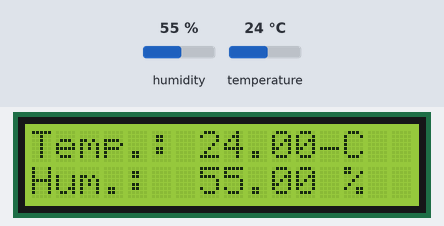
A sketch run on a simulated Arduino Uno, built with avr-gcc and run on an emulated ATmega328P. Shown: 16×2 character LCD. The test bench sets the inputs (shaded band); at power-on: humidity 55 %, temperature 24 °C. What the sketch prints to the serial monitor is not drawn.

Above: at 1.2 s.
1.3 s: humidity set to 22 %
At 2.6 s:
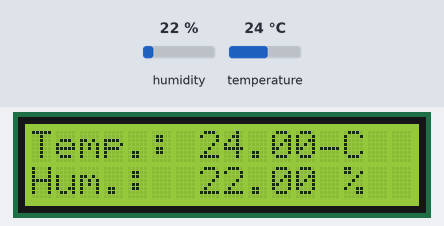
4.0 s: temperature set to 12 °C
At 4.7 s:
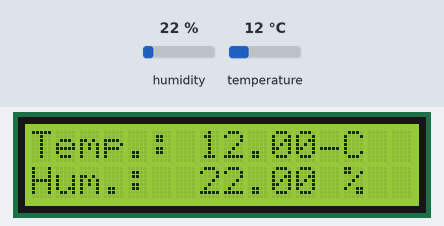
6.7 s: humidity set to 40 %
At 9.0 s:
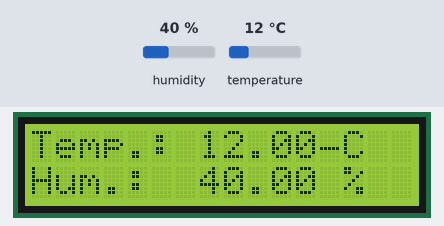
9.6 s: temperature set to 19 °C
At 11.1 s:
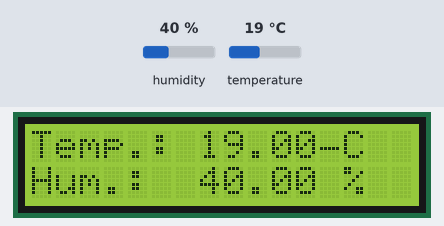
Timing chart, 0 to 12.6 s (numbered marks = the images above; inputs shaded):
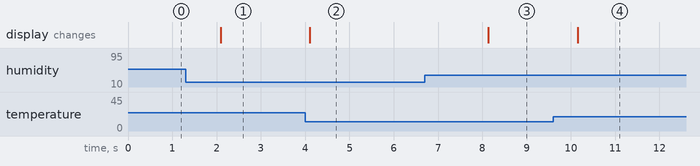

The sketch:

DHT22_3.ino
```cpp
/* Exercice pour lire la température
   ainsi que le taux d'humidité relative
   pour ensuite afficher ces valeurs
   sur l'écran LCD */

// New comment

//Libraries
//#include <
#include <DHT.h>            // Ajout de la librairie pour le capteur Temperature et Humidité DHT22
#include <LiquidCrystal.h>  // Ajout de la librairie pour l'ecran LCD

//Constants
#define DHTPIN 10    // Definition de la pin qui recoit les données du capteur DHT22
#define DHTTYPE DHT22   // Definition du type de capteur DHT  (AM2302)
DHT dht(DHTPIN, DHTTYPE); //// Initialise le capteur DHT pour l'utilisation au clock rate normal de 16mhz Arduino

const int rs = 12, en = 14, d4 = 5, d5 = 4, d6 = 0, d7 = 2;
LiquidCrystal lcd(rs, en, d4, d5, d6, d7);


//Variables
int chk;
float hum;  //Stores humidity value
float temp; //Stores temperature value

void setup()
{
    Serial.begin(9600);
	dht.begin();

  lcd.begin(16, 2);            // set up the LCD's number of columns and rows:

  //lcd.print("hello, world!");  // Print a message to the LCD.
}

void loop()
{
    //Read data and store it to variables hum and temp
    hum = dht.readHumidity();
    temp= dht.readTemperature();
    //Print temp and humidity values to serial monitor
    Serial.print("Humidity: ");
    Serial.print(hum);
    Serial.print(" %, Temp: ");
    Serial.print(temp);
    Serial.println(" Celsius");


  lcd.setCursor(0, 0);   // set the cursor to column 0, line 0
  lcd.print("Temp.: ");
  lcd.print(temp);
  lcd.print((char)176);
  lcd.print("C");


  lcd.setCursor(0, 1);  // set the cursor to column 0, line 1
  lcd.print("Hum.:  ");
  lcd.print(hum);
  lcd.print(" %");

    delay(1000); //Delay 2 sec.
}

   
```

Measured:
- after the input at 1.3 s, the display: changes after 0.79 s (image 1)
- after the input at 4.0 s, the display: changes after 0.11 s (image 2)
- after the input at 6.7 s, the display: changes after 1.4 s (image 3)
- after the input at 9.6 s, the display: changes after 0.56 s (image 4)
